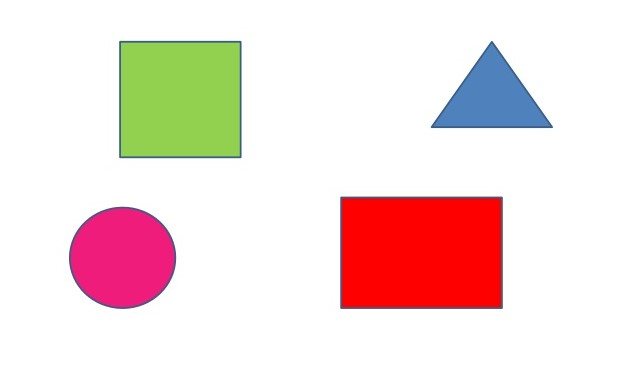
#> input picture img/shapess.jpg, 629 x 377 px
$ python shapesDetector.py
#> lines starting #> are read from the running program, lines starting #| are printed output that depends on the picture; after the words box and inside, x2 and y2 are one past the last pixel; in counts of white or black regions, pixels touching at a corner belong together; long printed decimals are rounded
import cv2 as cv
import numpy as np
from matplotlib import pyplot as plt


def shapes():
    img = cv.imread('./img/shapess.jpg')
#> img is the input picture: shape (377, 629, 3); mean B, G, R 218.9, 221.4, 242
    img_gray = cv.cvtColor(img, cv.COLOR_BGR2GRAY)
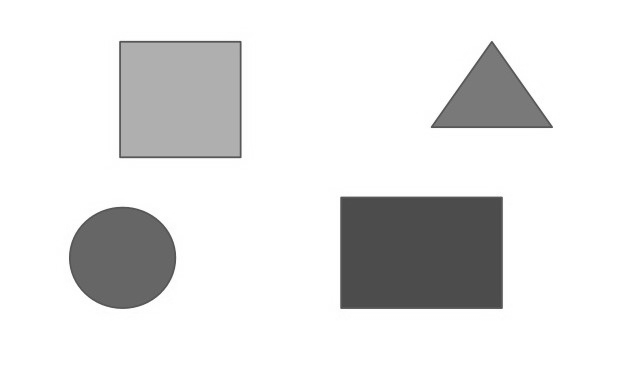
#> img_gray: shape (377, 629); min 68, max 255, mean 227.3

    _, thresh = cv.threshold(img_gray, 240, 255, cv.THRESH_BINARY)
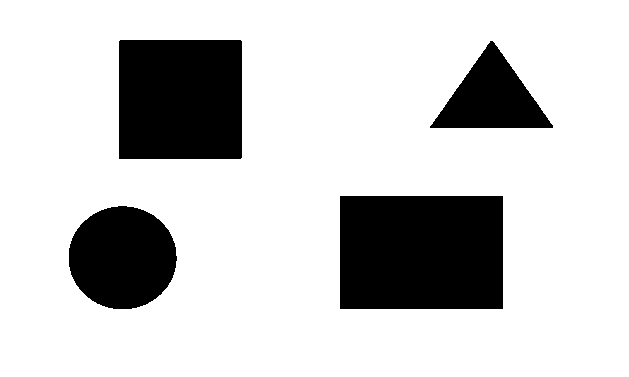
#> thresh: shape (377, 629); 80% white; 4 black regions
    contours, _ = cv.findContours(thresh, cv.RETR_TREE, cv.CHAIN_APPROX_NONE)
#> contours = 5 contours; box (x1, y1, x2, y2) and area: (0, 0, 629, 377) 236128, (339, 195, 504, 310) 18694, (118, 39, 243, 160) 14874, (68, 205, 178, 310) 8890, (429, 40, 554, 129) 5682

    white = np.ones((img.shape[0], img.shape[1], 3))

    for c in contours:
        approx = cv.approxPolyDP(c, 0.01*cv.arcLength(c, True), True)
        cv.drawContours(img, [approx], 0, (0, 255, 0), 5)
        x = approx.ravel()[0]
        y = approx.ravel()[1] - 5
        if len(approx) == 3:
            cv.putText(img, "Triangle", (x, y),
                       cv.FONT_HERSHEY_SIMPLEX, 1, (0, 0, 0), 1)
        elif len(approx) == 4:
            x1, y1, w, h = cv.boundingRect(approx)
            aspect_ratio = float(w) / float(h)
            print(aspect_ratio)
            if aspect_ratio >= 0.95 and aspect_ratio <= 1.05:
                cv.putText(img, "Square", (x, y),
                           cv.FONT_HERSHEY_SIMPLEX, 1, (0, 0, 0), 1)
            else:
                cv.putText(img, "Rectangle", (x, y),
                           cv.FONT_HERSHEY_SIMPLEX, 1, (0, 0, 0), 1)
        elif len(approx) == 5:
            cv.putText(img, "Pentagon", (x, y),
                       cv.FONT_HERSHEY_SIMPLEX, 1, (0, 0, 0), 1)
        elif len(approx) == 10:
            cv.putText(img, "Star", (x, y),
                       cv.FONT_HERSHEY_SIMPLEX, 1, (0, 0, 0), 1)
        else:
            cv.putText(img, "Circle", (x, y),
                       cv.FONT_HERSHEY_SIMPLEX, 1, (0, 0, 0), 1)
#> this loop made 5 passes
#> (approx, x, y, x1, y1, w, h, aspect_ratio) on passes 1, 3, 5: ([[0, 0], [0, 376], [628, 376], [628, 0]], 0, -5, 0, 0, 629, 377, 1.67), ([[339, 196], [502, 195], [503, 308], [340, 309]], 339, 191, 339, 195, 165, 115, 1.43), ([[118, 41], [240, 39], [242, 157], [119, 159]], 118, 36, 118, 39, 125, 121, 1.03)
#> (x, y) on pass 2: (111, 201)
#| 1.668
#| 1.435
#| 1.033
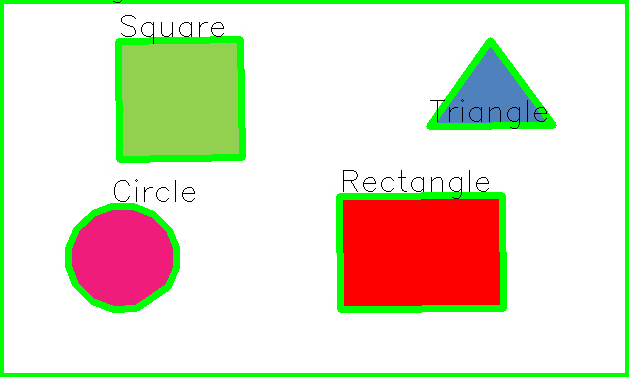
#> img: shape (377, 629, 3); 8.78% of pixels changed, all inside (x1, y1, x2, y2) = (0, 0, 629, 377)

    cv.imshow("Shapes", img)
    cv.waitKey()
    cv.destroyAllWindows()


if __name__ == "__main__":
    shapes()

$ run again, with img/balls2.jpg copied over img/shapess.jpg
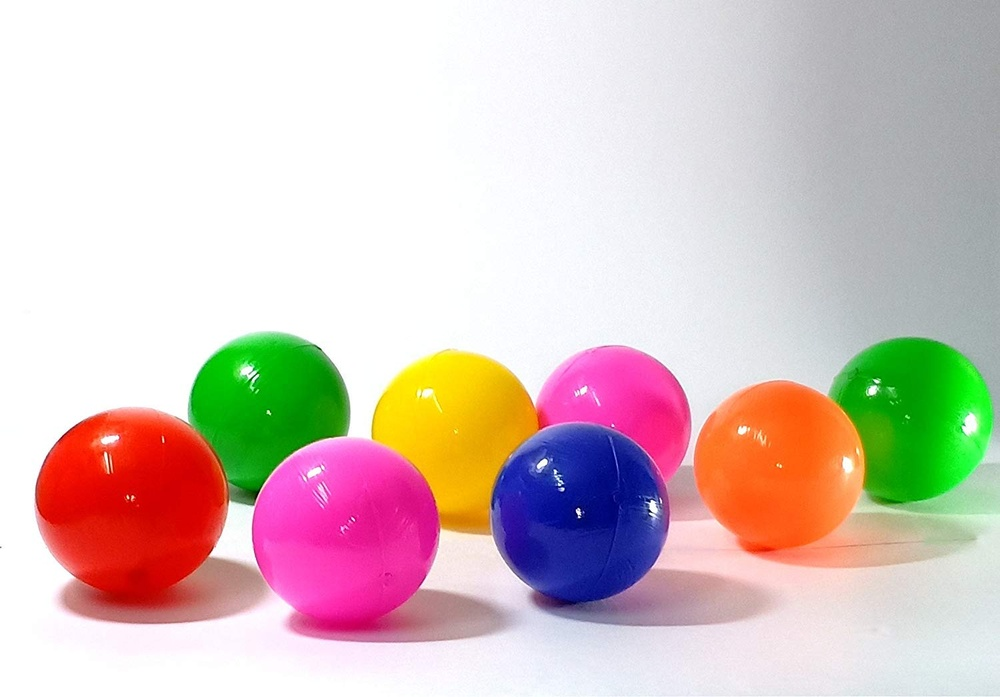
#> input picture img/balls2.jpg, 1000 x 697 px, shrunk from 1500 x 1046 before the run
#> in shapes, img is the input picture: shape (697, 1000, 3); mean B, G, R 192.1, 196.3, 215.1
#> in shapes, `_, thresh = cv.threshold(img_gray, 240, 255, cv.THRESH_BINARY)`:
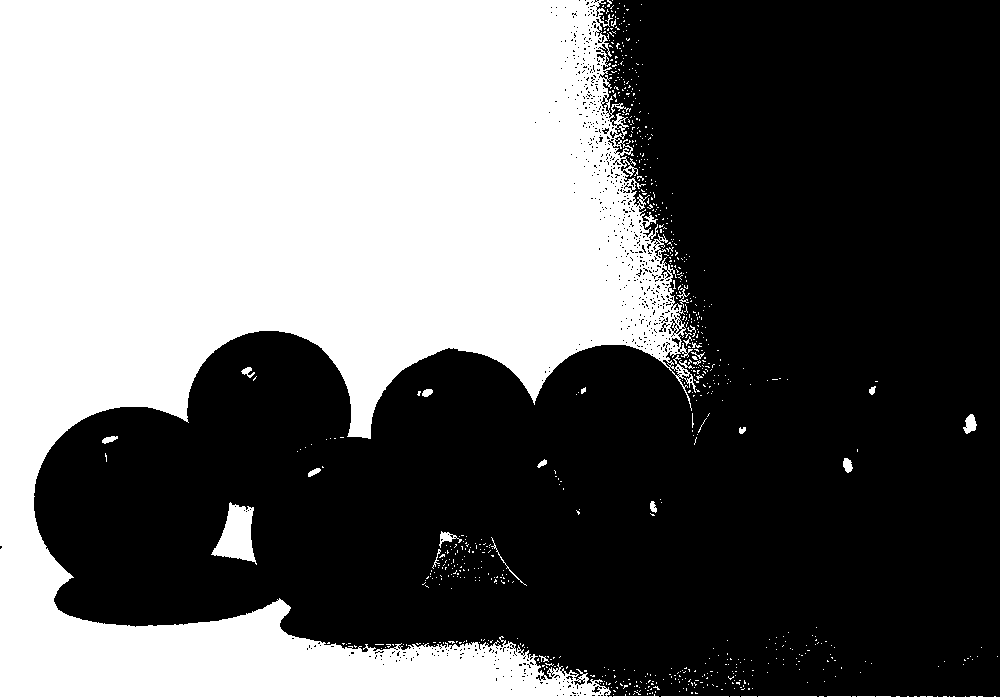
#> thresh: shape (697, 1000); 41.7% white; 759 white regions (731 under 20 px)
#> contours = 1652 contours, 1610 with area under 20; largest, box (x1, y1, x2, y2) and area: (0, 0, 696, 697) 285182, (211, 502, 257, 565) 1514, (963, 414, 977, 434) 150, (439, 531, 462, 548) 112, (612, 142, 632, 154) 104
#> the loop in shapes, `for c in contours:` made 1652 passes
#> (approx, x, y, x1, y1, w, h, aspect_ratio) on passes 30, 31, 40, 43, 44: ([[695, 692], [695, 693], [697, 693], [696, 693]], 695, 687, 695, 692, 3, 2, 1.5), ([[691, 692], [691, 693], [692, 693], [692, 692]], 691, 687, 691, 692, 2, 2, 1), ([[613, 690], [614, 691], [615, 691], [614, 690]], 613, 685, 613, 690, 3, 2, 1.5), ([[748, 688], [748, 689], [749, 689], [749, 688]], 748, 683, 748, 688, 2, 2, 1), ([[744, 688], [743, 689], [741, 689], [743, 689]], 744, 683, 741, 688, 4, 2, 2)
#> (printed output is left out)
#> after the loop in shapes, `for c in contours:`:
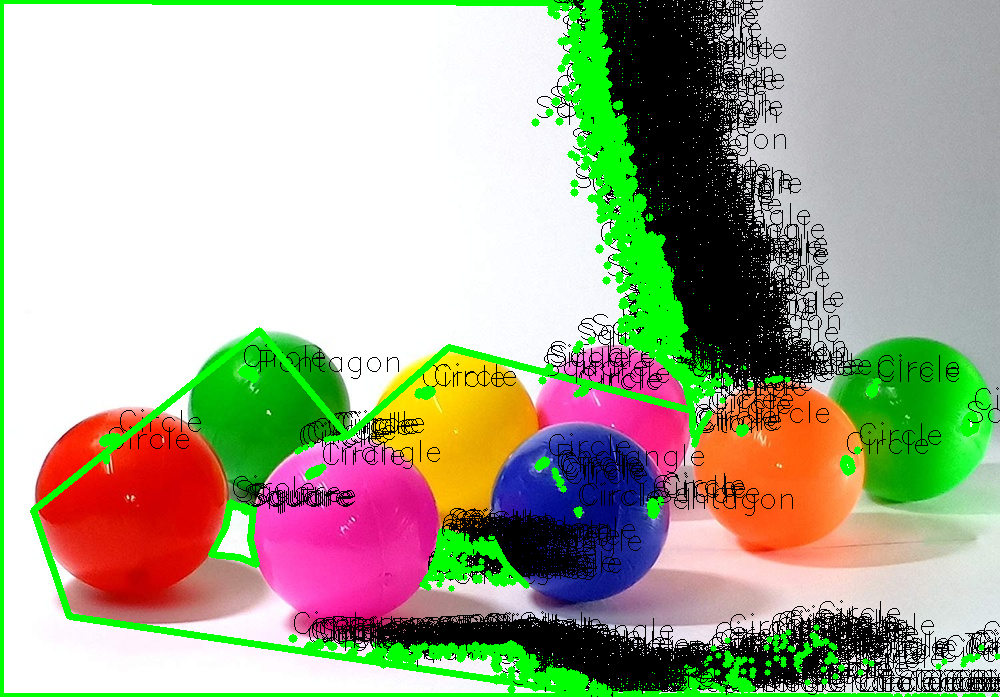
#> img: shape (697, 1000, 3); mean B, G, R 147.9, 172.8, 170.2
